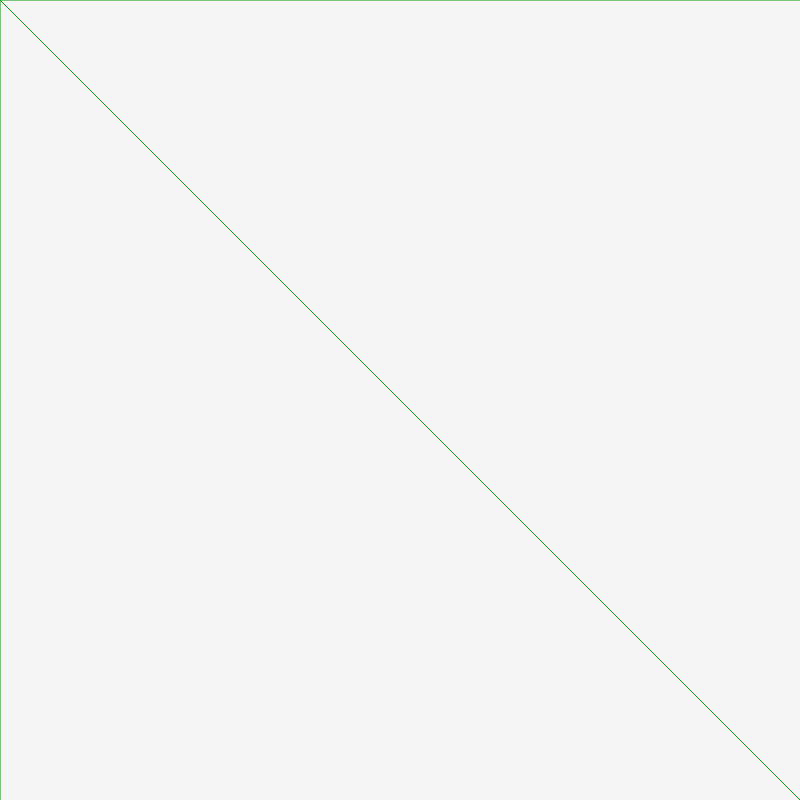
Frame 1 (no input)
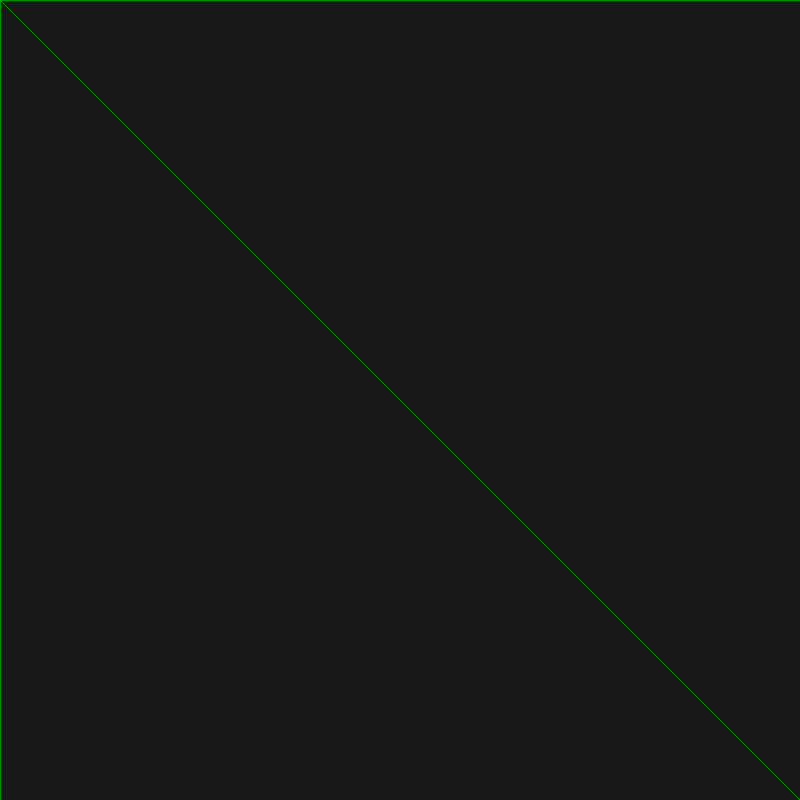
Frame 60 (no input)
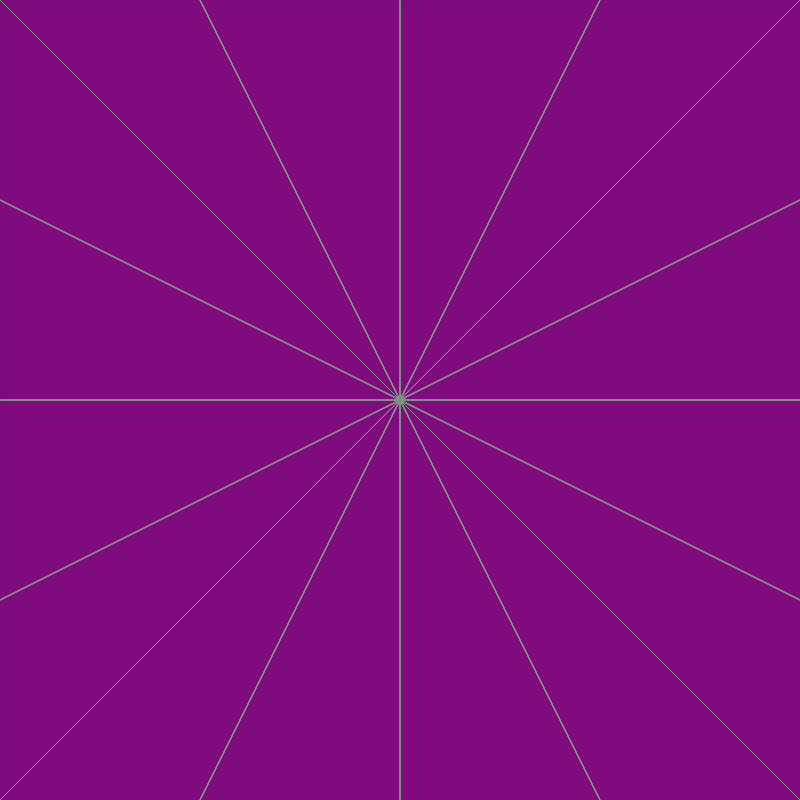
Frame 120 (the mouse pressed at the canvas centre since frame 60)

The p5.js sketch that drew these frames (run headless with seeded random() and noise() and a simulated clock; from frame 60 on, the mouse is pressed at the canvas centre):

// p5.js sketch
// ── sketch.js
function setup() {
    createCanvas(800, 800);
    //noStroke();
}


function draw() {

    cursor(HAND);
    //noCursor()

    let x = map(mouseX, length, width, 0, 255)
    let y = map(mouseY, length, width, 0, 255)


    if (mouseIsPressed === true) {
        background(y, 0, x, 10);
        stroke(x, 150, y);

        line(0, 0, mouseX, mouseY)
        line(0, 200, mouseX, mouseY)
        line(0, 600, mouseX, mouseY)
        line(0, 400, mouseX, mouseY)
        line(0, 800, mouseX, mouseY)

        line(200, 0, mouseX, mouseY)
        line(400, 0, mouseX, mouseY)
        line(600, 0, mouseX, mouseY)
        line(800, 0, mouseX, mouseY)

        line(800, 200, mouseX, mouseY)
        line(800, 400, mouseX, mouseY)
        line(800, 600, mouseX, mouseY)

        line(200, 800, mouseX, mouseY)
        line(400, 800, mouseX, mouseY)
        line(600, 800, mouseX, mouseY)
        line(800, 800, mouseX, mouseY)


    } else {
        background(x, y, 0, 10);
        stroke(y, 150, x);
        line(0, 0, mouseX, mouseY)
        line(0, 800, mouseX, mouseY)
        line(800, 0, mouseX, mouseY)
        line(800, 800, mouseX, mouseY)

    }


}
